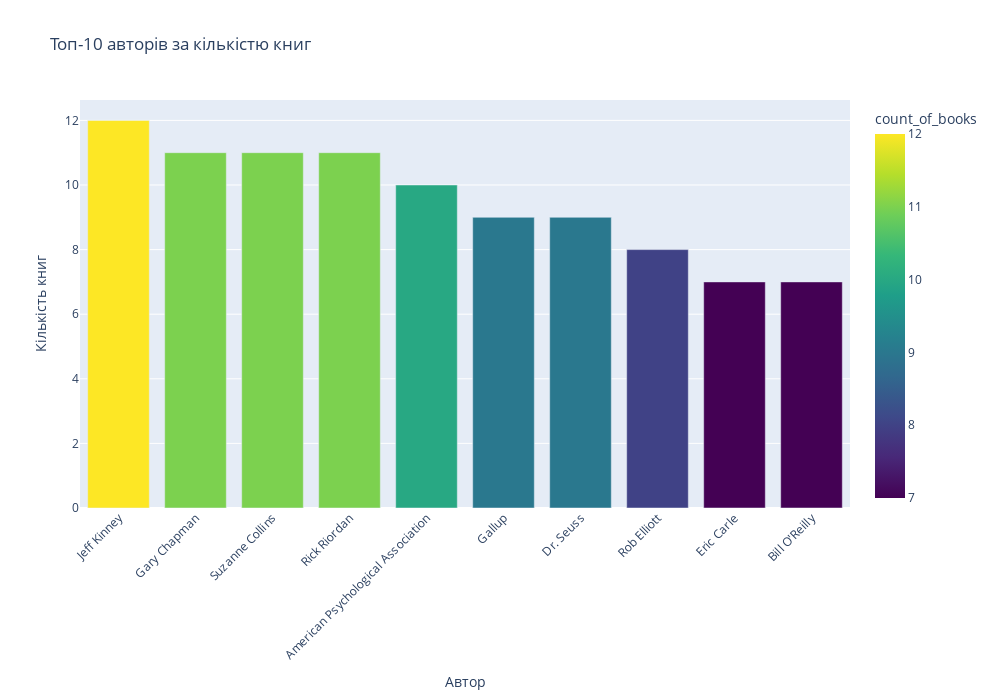

Notebook code cell kept with this figure:
### Code cell
big_authors = combined_df.sort_values(by="count_of_books", ascending=False)
most_bigger_authors = big_authors.head(10).reset_index()

fig = px.bar(most_bigger_authors, x='author', y='count_of_books', color='count_of_books',
             color_continuous_scale='viridis',
             title='Топ-10 авторів за кількістю книг')

fig.update_layout(
    xaxis_title='Автор',
    yaxis_title='Кількість книг',
    xaxis_tickangle=-45,
    width=1000,   
    height=700 
)

fig.show()

### Figure 1 — Plotly figure (JSON) as saved in the notebook; plotly's stock layout.template omitted (floating-point values rounded to 4 significant figures)
{"data": [{"alignmentgroup": "True", "hovertemplate": "author=%{x}<br>count_of_books=%{marker.color}<extra></extra>", "legendgroup": "", "marker": {"color": [12, 11, 11, 11, 10, 9, 9, 8, 7, 7], "coloraxis": "coloraxis", "pattern": {"shape": ""}}, "name": "", "offsetgroup": "", "orientation": "v", "showlegend": false, "textposition": "auto", "type": "bar", "x": ["Jeff Kinney", "Gary Chapman", "Suzanne Collins", "Rick Riordan", "American Psychological Association", "Gallup", "Dr. Seuss", "Rob Elliott", "Eric Carle", "Bill O'Reilly"], "xaxis": "x", "y": [12, 11, 11, 11, 10, 9, 9, 8, 7, 7], "yaxis": "y"}], "layout": {"barmode": "relative", "coloraxis": {"colorbar": {"title": {"text": "count_of_books"}}, "colorscale": [[0, "#440154"], [0.1111, "#482878"], [0.2222, "#3e4989"], [0.3333, "#31688e"], [0.4444, "#26828e"], [0.5556, "#1f9e89"], [0.6667, "#35b779"], [0.7778, "#6ece58"], [0.8889, "#b5de2b"], [1, "#fde725"]]}, "height": 700, "legend": {"tracegroupgap": 0}, "title": {"text": "Топ-10 авторів за кількістю книг"}, "width": 1000, "xaxis": {"anchor": "y", "autorange": true, "domain": [0, 1], "range": [-0.5, 9.5], "tickangle": -45, "title": {"text": "Автор"}, "type": "category"}, "yaxis": {"anchor": "x", "autorange": true, "domain": [0, 1], "range": [0, 12.63], "title": {"text": "Кількість книг"}, "type": "linear"}}}
